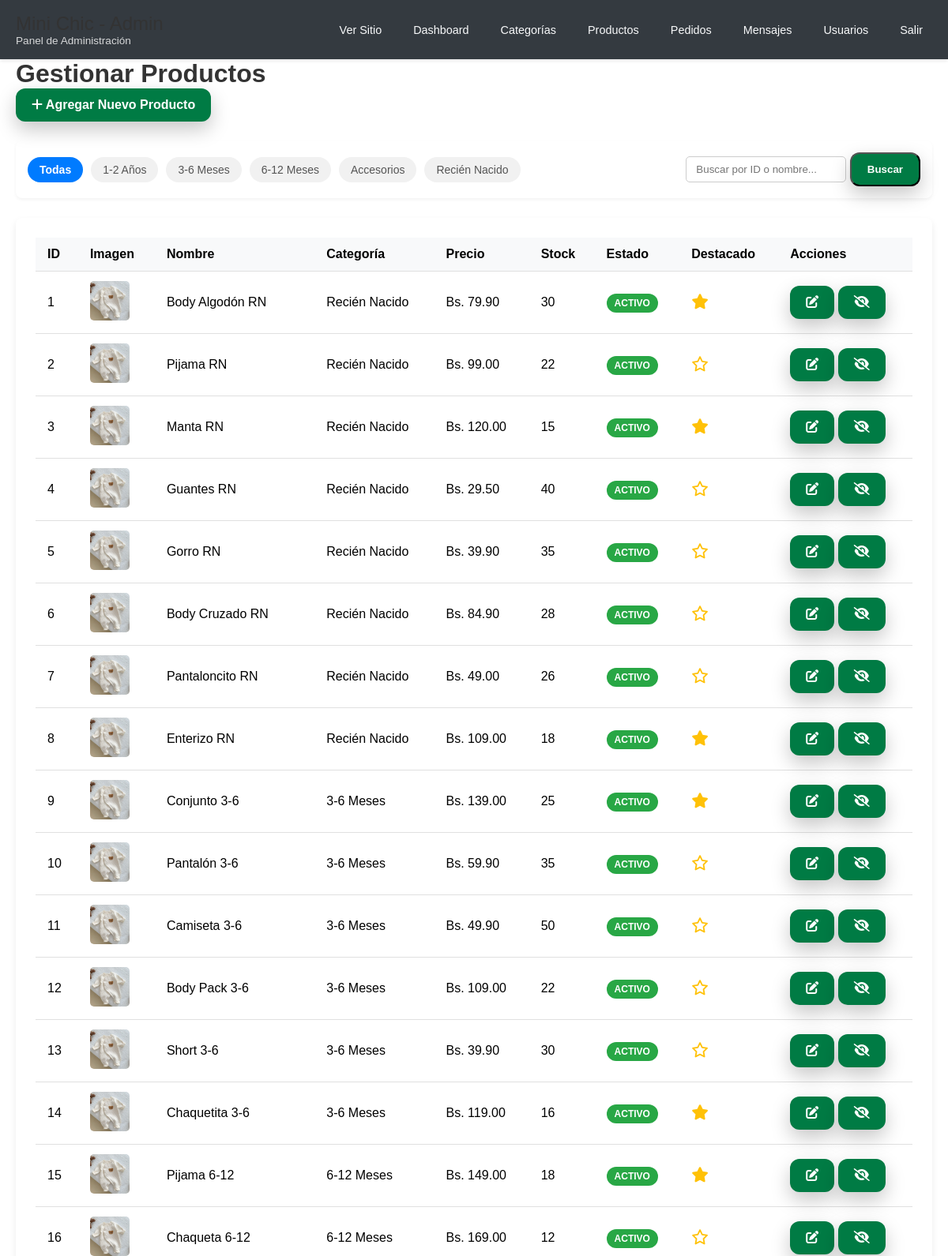
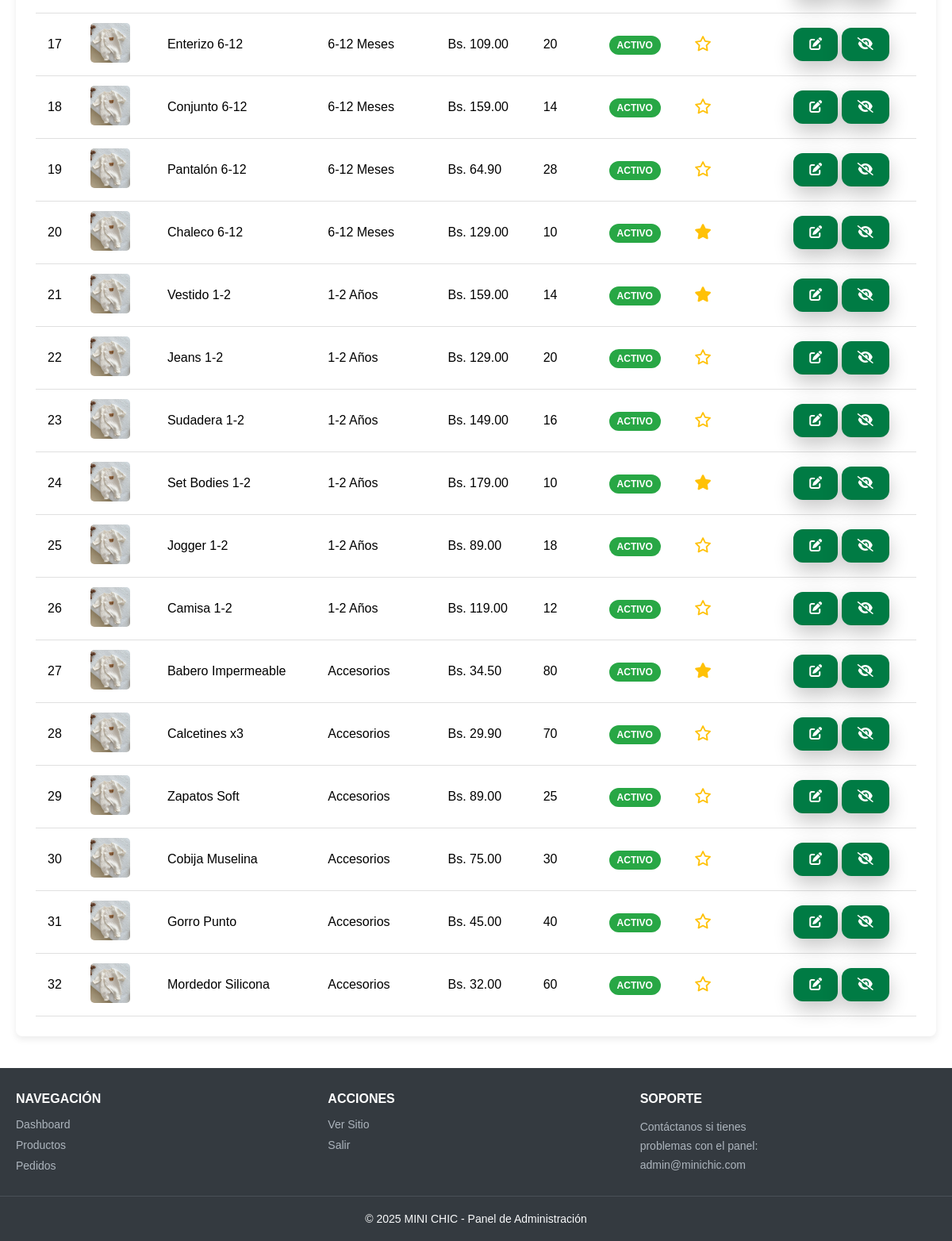
The page /administrador/pages/productos.php (signed in) on the database its author committed (2 pictures, top to bottom).
### tables this page shows
CREATE TABLE categorias (
    id INT AUTO_INCREMENT PRIMARY KEY,
    nombre VARCHAR(50) NOT NULL,
    descripcion TEXT
);

CREATE TABLE productos (
    id INT AUTO_INCREMENT PRIMARY KEY,
    nombre VARCHAR(100) NOT NULL,
    descripcion TEXT NOT NULL,
    precio DECIMAL(10,2) NOT NULL,
    categoria_id INT,
    imagen VARCHAR(255),
    stock INT DEFAULT 0,
    activo BOOLEAN DEFAULT TRUE,
    destacado BOOLEAN DEFAULT FALSE,   
    fecha_creacion TIMESTAMP DEFAULT CURRENT_TIMESTAMP,
    FOREIGN KEY (categoria_id) REFERENCES categorias(id)
);

### administrador/controllers/productos_controller.php (called while the page is built, shortened)
<?php
require_once '../../config/database.php';
require_once '../../auth/functions.php';
require_once '../models/Producto.php';
$productoModel = new ProductoModel($pdo);
$page_title = 'Gestionar Productos';
$filtro_categoria = $_GET['filtro_categoria'] ?? 'todos';
$buscar = $_GET['buscar'] ?? '';
$filtros = [
    'categoria_id' => $filtro_categoria,
    'buscar' => $buscar
];
$productos = $productoModel->getAll($filtros);
$categorias = $productoModel->getCategorias();
?>

### administrador/models/Producto.php (called while the page is built, shortened)
<?php
class ProductoModel {
    private $pdo;
    public function __construct($pdo) {
        $this->pdo = $pdo;
    }
    public function getAll($filtros = []) {
        $params = [];
        $limit_sql = '';
        $sql_where = '';
        $sql = "SELECT p.*, c.nombre as categoria_nombre
                FROM productos p
                LEFT JOIN categorias c ON p.categoria_id = c.id
                {$sql_where}
                ORDER BY p.fecha_creacion DESC
                {$limit_sql}";
        $stmt = $this->pdo->prepare($sql);
        $stmt->execute($params);
        return $stmt->fetchAll();
    }
    public function getCategorias() {
        $stmt = $this->pdo->query("SELECT * FROM categorias ORDER BY nombre");
        return $stmt->fetchAll();
    }
}
?>

### auth/functions.php (called while the page is built, shortened)
<?php
function formatPrice($price) {
    return 'Bs. ' . number_format($price, 2);
}
?>

### administrador/pages/productos.php (the view, shortened to what this page needs)
<?php
require_once '../controllers/productos_controller.php';
include '../../public/componentes/admin_header.php';
?>
<link rel="stylesheet" href="/proyecto-01/administrador/styles/productos.css">
<main class="container">
    <h1><?php echo $page_title; ?></h1>
    <a href="/proyecto-01/administrador/pages/agregar_producto.php" class="btn btn-primary mb-3">
        <i class="fas fa-plus"></i> Agregar Nuevo Producto
    </a>
    <div class="filters-bar">
        <div class="filters">
            <a href="?filtro_categoria=todos&buscar=<?php echo htmlspecialchars($buscar); ?>"
               class="filter-btn <?php echo ($filtro_categoria == 'todos') ? 'active' : ''; ?>">Todas</a>
            <?php foreach ($categorias as $categoria): ?>
                <a href="?filtro_categoria=<?php echo $categoria['id']; ?>&buscar=<?php echo htmlspecialchars($buscar); ?>"
                   class="filter-btn <?php echo ($filtro_categoria == $categoria['id']) ? 'active' : ''; ?>">
                    <?php echo htmlspecialchars($categoria['nombre']); ?>
                </a>
            <?php endforeach; ?>
        </div>
        <div class="search-form">
            <form action="" method="GET">
                <input type="text" name="buscar" placeholder="Buscar por ID o nombre..." value="<?php echo htmlspecialchars($buscar); ?>">
                <button type="submit" class="btn btn-primary">Buscar</button>
            </form>
        </div>
    </div>
    <div class="table-responsive">
        <table class="table">
            <thead>
                <tr>
                    <th>ID</th>
                    <th>Imagen</th>
                    <th>Nombre</th>
                    <th>Categoría</th>
                    <th>Precio</th>
                    <th>Stock</th>
                    <th>Estado</th>
                    <th>Destacado</th>
                    <th>Acciones</th>
                </tr>
            </thead>
            <tbody>
                <?php if (empty($productos)): ?>
                    <tr>
                        <td colspan="9" style="text-align: center;">No se encontraron productos.</td>
                    </tr>
                <?php else: ?>
                    <?php foreach ($productos as $producto): ?>
                        <tr class="<?php echo $producto['activo'] ? '' : 'inactive-row'; ?>">
                            <td><?php echo $producto['id']; ?></td>
                            <td>
                                <img src="/proyecto-01/public/<?php echo htmlspecialchars($producto['imagen']); ?>" alt="<?php echo htmlspecialchars($producto['nombre']); ?>" width="50">
                            </td>
                            <td><?php echo htmlspecialchars($producto['nombre']); ?></td>
                            <td><?php echo htmlspecialchars($producto['categoria_nombre']); ?></td>
                            <td><?php echo formatPrice($producto['precio']); ?></td>
                            <td><?php echo $producto['stock']; ?></td>
                            <td>
                                <span class="badge badge-<?php echo $producto['activo'] ? 'activo' : 'inactivo'; ?>">
                                    <?php echo $producto['activo'] ? 'Activo' : 'Inactivo'; ?>
                                </span>
                            </td>
                            <td>
                                <a href="/proyecto-01/administrador/pages/productos.php?destacar=1&id=<?php echo $producto['id']; ?>" class="btn-destacar">
                                    <?php if ($producto['destacado']): ?>
                                        <i class="fas fa-star"></i>
                                    <?php else: ?>
                                        <i class="far fa-star"></i>
                                    <?php endif; ?>
                                </a>
                            </td>
                            <td>
                                <a href="/proyecto-01/administrador/pages/editar_producto.php?id=<?php echo $producto['id']; ?>" class="btn btn-sm btn-secondary" title="Editar">
                                    <i class="fas fa-edit"></i>
                                </a>
                                <?php if ($producto['activo']): ?>
                                    <a href="/proyecto-01/administrador/pages/productos.php?cambiar_estado=1&id=<?php echo $producto['id']; ?>" class="btn btn-sm btn-warning" title="Desactivar" onclick="return confirm('¿Estás seguro de que quieres DESACTIVAR este producto?');">
                                        <i class="fas fa-eye-slash"></i>
                                    </a>
                                <?php else: ?>
                                    <a href="/proyecto-01/administrador/pages/productos.php?cambiar_estado=1&id=<?php echo $producto['id']; ?>" class="btn btn-sm btn-success" title="Activar" onclick="return confirm('¿Estás seguro de que quieres ACTIVAR este producto?');">
                                        <i class="fas fa-eye"></i>
                                    </a>
                                <?php endif; ?>
                            </td>
                        </tr>
                    <?php endforeach; ?>
                <?php endif; ?>
            </tbody>
        </table>
    </div>
</main>
<?php
include '../../public/componentes/admin_footer.php';
?>

### public/global.css (style rules this page uses)
* { margin: 0; padding: 0; box-sizing: border-box; font-family: sans-serif; }
.container { max-width: 1300px; margin: 0 auto; padding: 0 20px; }
.btn { display: inline-block; background: #007B44; color: #fff; padding: 12px 20px; border-radius: 12px; font-weight: 700; text-decoration: none; box-shadow: 0 10px 24px rgba(0,0,0,.22); transition: background .2s, box-shadow .2s, transform .05s; }

### administrador/styles/productos.css (style rules this page uses)
.container { max-width: 1400px; }
h1 { color: #333; }
.filters-bar { display: flex; justify-content: space-between; align-items: center; flex-wrap: wrap; gap: 15px; padding: 15px; background-color: #fff; border-radius: 8px; box-shadow: 0 2px 4px rgba(0,0,0,0.05); margin-bottom: 25px; }
.filters { display: flex; gap: 10px; flex-wrap: wrap; }
.filter-btn { text-decoration: none; padding: 8px 15px; border-radius: 20px; background-color: #f1f1f1; color: #555; font-size: 14px; transition: all 0.3s; }
.filter-btn.active { background-color: #007bff; color: #fff; font-weight: bold; }
.search-form { display: flex; gap: 10px; }
.search-form input { padding: 8px 12px; border: 1px solid #ccc; border-radius: 5px; }
.mb-3 { margin-bottom: 1.5rem !important; }
.table-responsive { background-color: #fff; padding: 25px; border-radius: 8px; box-shadow: 0 4px 8px rgba(0,0,0,0.08); overflow-x: auto; }
.table { width: 100%; border-collapse: collapse; min-width: 900px; }
.table th, .table td { padding: 12px 15px; text-align: left; border-bottom: 1px solid #e0e0e0; vertical-align: middle; }
.table th { background-color: #f8f9fa; font-weight: bold; }
.table img { border-radius: 5px; object-fit: cover; }
.badge { padding: 5px 10px; border-radius: 12px; font-size: 12px; font-weight: bold; text-transform: uppercase; color: #fff; }
.badge-activo { background-color: #28a745; }
.btn-destacar { font-size: 1.2rem; color: #6c757d; text-decoration: none; transition: color 0.2s; }
.btn-destacar .fa-star { color: #ffc107; }

### rows shown on the page
categorias: nombre "1-2 Años"
categorias: nombre "3-6 Meses"
categorias: nombre "6-12 Meses"
categorias: nombre "Accesorios"
categorias: nombre "Recién Nacido"
productos: id "1", nombre "Body Algodón RN", categoria.nombre "Recién Nacido", precio "Bs. 79.90", stock "30", activo "ACTIVO", destacado 1 (drawn)
productos: id "2", nombre "Pijama RN", categoria.nombre "Recién Nacido", precio "Bs. 99.00", stock "22", activo "ACTIVO", destacado 0 (drawn)
productos: id "3", nombre "Manta RN", categoria.nombre "Recién Nacido", precio "Bs. 120.00", stock "15", activo "ACTIVO", destacado 1 (drawn)
productos: id "4", nombre "Guantes RN", categoria.nombre "Recién Nacido", precio "Bs. 29.50", stock "40", activo "ACTIVO", destacado 0 (drawn)
productos: id "5", nombre "Gorro RN", categoria.nombre "Recién Nacido", precio "Bs. 39.90", stock "35", activo "ACTIVO", destacado 0 (drawn)
productos: id "6", nombre "Body Cruzado RN", categoria.nombre "Recién Nacido", precio "Bs. 84.90", stock "28", activo "ACTIVO", destacado 0 (drawn)
productos: id "7", nombre "Pantaloncito RN", categoria.nombre "Recién Nacido", precio "Bs. 49.00", stock "26", activo "ACTIVO", destacado 0 (drawn)
productos: id "8", nombre "Enterizo RN", categoria.nombre "Recién Nacido", precio "Bs. 109.00", stock "18", activo "ACTIVO", destacado 1 (drawn)
productos: id "9", nombre "Conjunto 3-6", categoria.nombre "3-6 Meses", precio "Bs. 139.00", stock "25", activo "ACTIVO", destacado 1 (drawn)
productos: id "10", nombre "Pantalón 3-6", categoria.nombre "3-6 Meses", precio "Bs. 59.90", stock "35", activo "ACTIVO", destacado 0 (drawn)
productos: id "11", nombre "Camiseta 3-6", categoria.nombre "3-6 Meses", precio "Bs. 49.90", stock "50", activo "ACTIVO", destacado 0 (drawn)
productos: id "12", nombre "Body Pack 3-6", categoria.nombre "3-6 Meses", precio "Bs. 109.00", stock "22", activo "ACTIVO", destacado 0 (drawn)
productos: id "13", nombre "Short 3-6", categoria.nombre "3-6 Meses", precio "Bs. 39.90", stock "30", activo "ACTIVO", destacado 0 (drawn)
productos: id "14", nombre "Chaquetita 3-6", categoria.nombre "3-6 Meses", precio "Bs. 119.00", stock "16", activo "ACTIVO", destacado 1 (drawn)
productos: id "15", nombre "Pijama 6-12", categoria.nombre "6-12 Meses", precio "Bs. 149.00", stock "18", activo "ACTIVO", destacado 1 (drawn)
productos: id "16", nombre "Chaqueta 6-12", categoria.nombre "6-12 Meses", precio "Bs. 169.00", stock "12", activo "ACTIVO", destacado 0 (drawn)
productos: id "17", nombre "Enterizo 6-12", categoria.nombre "6-12 Meses", precio "Bs. 109.00", stock "20", activo "ACTIVO", destacado 0 (drawn)
productos: id "18", nombre "Conjunto 6-12", categoria.nombre "6-12 Meses", precio "Bs. 159.00", stock "14", activo "ACTIVO", destacado 0 (drawn)
productos: id "19", nombre "Pantalón 6-12", categoria.nombre "6-12 Meses", precio "Bs. 64.90", stock "28", activo "ACTIVO", destacado 0 (drawn)
productos: id "20", nombre "Chaleco 6-12", categoria.nombre "6-12 Meses", precio "Bs. 129.00", stock "10", activo "ACTIVO", destacado 1 (drawn)
productos: id "21", nombre "Vestido 1-2", categoria.nombre "1-2 Años", precio "Bs. 159.00", stock "14", activo "ACTIVO", destacado 1 (drawn)
productos: id "22", nombre "Jeans 1-2", categoria.nombre "1-2 Años", precio "Bs. 129.00", stock "20", activo "ACTIVO", destacado 0 (drawn)
productos: id "23", nombre "Sudadera 1-2", categoria.nombre "1-2 Años", precio "Bs. 149.00", stock "16", activo "ACTIVO", destacado 0 (drawn)
productos: id "24", nombre "Set Bodies 1-2", categoria.nombre "1-2 Años", precio "Bs. 179.00", stock "10", activo "ACTIVO", destacado 1 (drawn)
productos: id "25", nombre "Jogger 1-2", categoria.nombre "1-2 Años", precio "Bs. 89.00", stock "18", activo "ACTIVO", destacado 0 (drawn)
productos: id "26", nombre "Camisa 1-2", categoria.nombre "1-2 Años", precio "Bs. 119.00", stock "12", activo "ACTIVO", destacado 0 (drawn)
productos: id "27", nombre "Babero Impermeable", categoria.nombre "Accesorios", precio "Bs. 34.50", stock "80", activo "ACTIVO", destacado 1 (drawn)
productos: id "28", nombre "Calcetines x3", categoria.nombre "Accesorios", precio "Bs. 29.90", stock "70", activo "ACTIVO", destacado 0 (drawn)
productos: id "29", nombre "Zapatos Soft", categoria.nombre "Accesorios", precio "Bs. 89.00", stock "25", activo "ACTIVO", destacado 0 (drawn)
productos: id "30", nombre "Cobija Muselina", categoria.nombre "Accesorios", precio "Bs. 75.00", stock "30", activo "ACTIVO", destacado 0 (drawn)
productos: id "31", nombre "Gorro Punto", categoria.nombre "Accesorios", precio "Bs. 45.00", stock "40", activo "ACTIVO", destacado 0 (drawn)
productos: id "32", nombre "Mordedor Silicona", categoria.nombre "Accesorios", precio "Bs. 32.00", stock "60", activo "ACTIVO", destacado 0 (drawn)

### other values the page prints
$page_title "Gestionar Productos"
